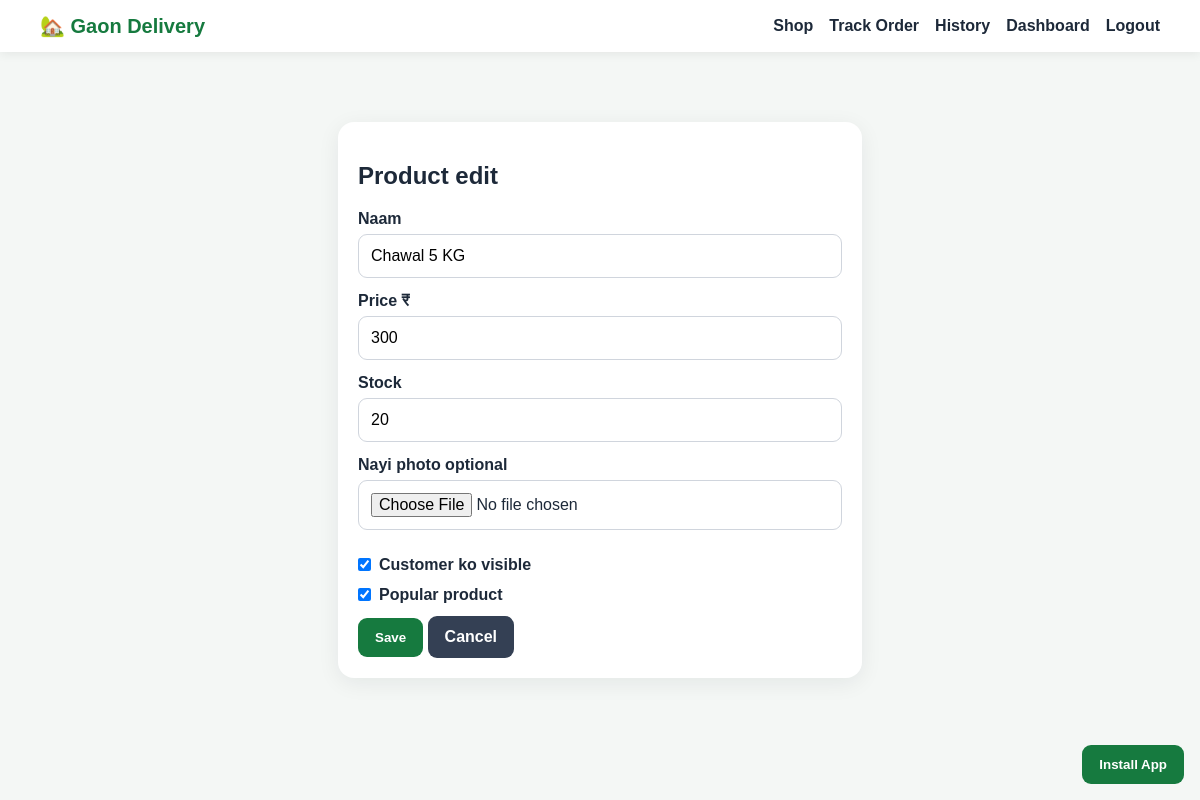
Page /admin/products/2/edit (signed in) on the committed database.
### tables this page shows
CREATE TABLE products (
            id INTEGER PRIMARY KEY AUTOINCREMENT,
            shop_id INTEGER NOT NULL,
            name TEXT NOT NULL,
            price INTEGER NOT NULL CHECK(price > 0),
            stock INTEGER NOT NULL DEFAULT 0 CHECK(stock >= 0),
            image_url TEXT DEFAULT '',
            is_available INTEGER NOT NULL DEFAULT 1,
            is_popular INTEGER NOT NULL DEFAULT 0,
            created_at TEXT NOT NULL,
            FOREIGN KEY(shop_id) REFERENCES shops(id) ON DELETE CASCADE
        );

### app.py (the view, shortened to what this page needs)
@app.route("/admin/products/<int:product_id>/edit", methods=["GET", "POST"])
@admin_required
def edit_product(product_id: int):
    connection = db()
    product = connection.execute(
        """
        SELECT p.*, s.name AS shop_name
        FROM products p JOIN shops s ON s.id = p.shop_id
        WHERE p.id = ?
        """,
        (product_id,),
    ).fetchone()
    if not product:
        connection.close()
        abort(404)
    if session.get("role") != "master" and product["shop_id"] != current_shop_id():
        connection.close()
        abort(403)
    connection.close()
    return render_template("edit_product.html", product=product)

### app.py (called while the page is built)
def db() -> sqlite3.Connection:
    connection = sqlite3.connect(DATABASE)
    connection.row_factory = sqlite3.Row
    connection.execute("PRAGMA foreign_keys = ON")
    return connection

def logged_in() -> bool:
    return bool(session.get("user_id"))

def admin_required(function):
    @wraps(function)
    def wrapper(*args, **kwargs):
        if not logged_in():
            return redirect(url_for("login"))
        return function(*args, **kwargs)
    return wrapper

def current_shop_id():
    return session.get("shop_id")

@app.context_processor
def global_values():
    return {
        "session_role": session.get("role"),
        "session_shop_name": session.get("shop_name"),
    }

### templates/edit_product.html (shortened to what this page needs)
{% extends "base.html" %}
{% block content %}
<main class="container narrow top-gap">
  <section class="card">
    <h1>Product edit</h1>
    <form method="post" enctype="multipart/form-data">
      <label>Naam</label><input name="name" value="{{ product.name }}" required>
      <label>Price ₹</label><input type="number" name="price" value="{{ product.price }}" min="1" required>
      <label>Stock</label><input type="number" name="stock" value="{{ product.stock }}" min="0" required>
      <label>Nayi photo optional</label><input type="file" name="image" accept=".png,.jpg,.jpeg,.webp,image/*">
      <label class="check"><input type="checkbox" name="is_available" {% if product.is_available %}checked{% endif %}> Customer ko visible</label>
      <label class="check"><input type="checkbox" name="is_popular" {% if product.is_popular %}checked{% endif %}> Popular product</label>
      <button type="submit">Save</button>
      <a class="button ghost" href="{{ url_for('admin_products') }}">Cancel</a>
    </form>
  </section>
</main>
{% endblock %}

### static/css/style.css (style rules this page uses)
:root { --green:#167a3f;--dark:#14201a;--bg:#f4f7f5;--card:#fff;--muted:#667085;--danger:#b42318 }
* { box-sizing:border-box }
body { margin:0;font-family:Arial,sans-serif;background:var(--bg);color:#1d2939 }
a { color:inherit }
.container { max-width:1120px;margin:28px auto;padding:0 18px }
.narrow { max-width:560px }
.top-gap { margin-top:70px }
.card { background:var(--card);border-radius:16px;padding:20px;box-shadow:0 5px 22px #10182812 }
input,textarea,select { width:100%;padding:12px;border:1px solid #d0d5dd;border-radius:9px;margin:6px 0 14px;font-size:16px;background:#fff }
button,.button { display:inline-block;border:0;border-radius:9px;padding:12px 17px;background:var(--green);color:#fff;text-decoration:none;font-weight:700;cursor:pointer }
.ghost { background:#344054 }
label { font-weight:700 }
.check { display:flex;align-items:center;gap:8px;margin:12px 0 }
.check input { width:auto;margin:0 }

### rows in the picture
products: name "Chawal 5 KG", price "300", stock "20", is_available "☑", is_popular "☑"
